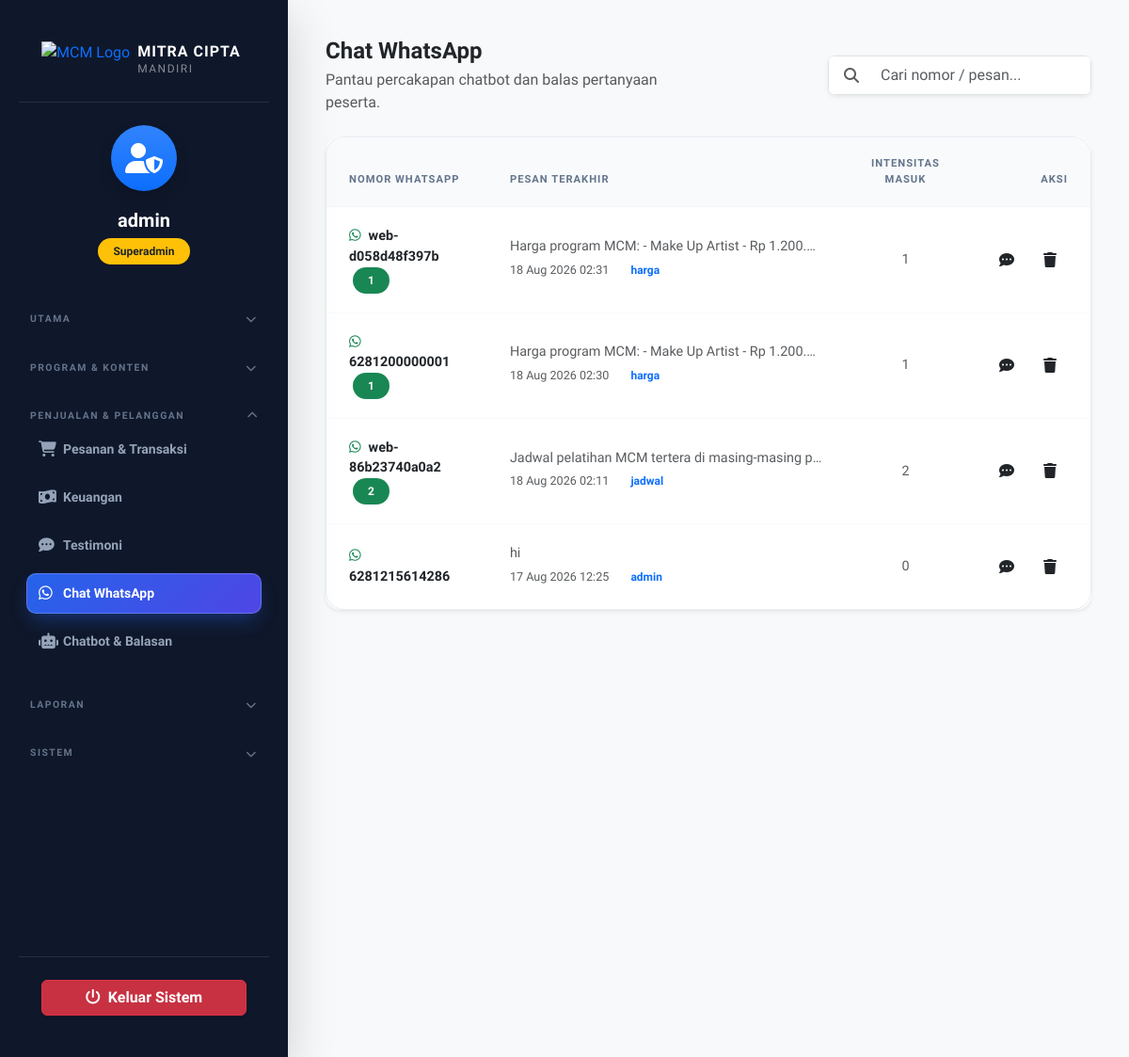
/admin/dashboard.php?page=chat (signed in), run on the app's committed database.
### tables this page shows
CREATE TABLE IF NOT EXISTS `chat_messages` (
  `id` int NOT NULL AUTO_INCREMENT,
  `user_id` int DEFAULT NULL,
  `wa_number` varchar(20) NOT NULL,
  `direction` enum('in','out') NOT NULL DEFAULT 'in',
  `message` text NOT NULL,
  `matched_intent` varchar(50) DEFAULT NULL,
  `created_at` timestamp NOT NULL DEFAULT CURRENT_TIMESTAMP,
  PRIMARY KEY (`id`)
);

### admin/pages/chat.php (the view, shortened to what this page needs)
<?php
$threadNumber = isset($threadNumber) ? $threadNumber : '';
$conversations = [];
$messages = [];
if (empty($threadNumber)) {
    $tmp = [];
    foreach ($chats as $ch) {
        $num = $ch['wa_number'];
        if (!isset($tmp[$num])) {
            $tmp[$num] = ['number' => $num, 'last' => $ch, 'in_count' => 0];
        }
        if ($ch['direction'] === 'in') $tmp[$num]['in_count']++;
    }
    $conversations = array_values($tmp);
} else {
    foreach ($chats as $ch) {
        if ($ch['wa_number'] === $threadNumber) $messages[] = $ch;
    }
    $messages = array_reverse($messages);
}
?>
        <div class="row align-items-center mb-4 g-3" data-aos="fade-down">
            <div class="col-md-6">
                <h2 class="fw-bold mb-1 text-dark">Chat WhatsApp</h2>
                <p class="text-muted mb-0">Pantau percakapan chatbot dan balas pertanyaan peserta.</p>
            </div>
            <div class="col-md-6 text-md-end d-flex justify-content-md-end gap-2 align-items-center flex-wrap">
                <?php if (empty($threadNumber)): ?>
                <div class="input-group shadow-sm rounded-3 overflow-hidden" style="max-width: 280px;">
                    <span class="input-group-text bg-white border-end-0 text-muted ps-3"><i class="fas fa-search"></i></span>
                    <input type="text" id="chatThreadSearch" class="form-control border-start-0 py-2" placeholder="Cari nomor / pesan..." autocomplete="off">
                </div>
                <?php endif; ?>
            </div>
        </div>
        <?php if (empty($threadNumber)): ?>
            <div class="card border-0 shadow-sm rounded-4 overflow-hidden">
                <div class="card-body p-0">
                    <div class="table-responsive">
                        <table class="table align-middle mb-0">
                            <thead class="bg-light">
                                <tr>
                                    <th class="ps-4">Nomor WhatsApp</th>
                                    <th>Pesan Terakhir</th>
                                    <th class="text-center">Intensitas Masuk</th>
                                    <th class="text-end pe-4">Aksi</th>
                                </tr>
                            </thead>
                            <tbody id="conversationTableBody">
                                <?php if (empty($conversations)): ?>
                                    <tr><td colspan="4" class="text-center py-5 text-muted">Belum ada percakapan.</td></tr>
                                <?php else: ?>
                                    <?php foreach ($conversations as $cv): ?>
                                        <tr>
                                            <td class="ps-4">
                                                <div class="fw-bold text-dark">
                                                    <i class="fab fa-whatsapp text-success me-2"></i><?php echo htmlspecialchars($cv['number']); ?>
                                                    <?php if ($cv['in_count'] > 0): ?>
                                                        <span class="badge bg-success rounded-pill ms-1"><?php echo $cv['in_count']; ?></span>
                                                    <?php endif; ?>
                                                </div>
                                            </td>
                                            <td class="text-muted small" style="max-width: 380px;">
                                                <div class="text-truncate"><?php echo htmlspecialchars(mb_strimwidth($cv['last']['message'], 0, 90, '...')); ?></div>
                                                <div class="small text-muted">
                                                    <?php echo date('d M Y H:i', strtotime($cv['last']['created_at'])); ?>
                                                    <?php if ($cv['last']['matched_intent']): ?>
                                                        <span class="badge bg-soft-primary text-primary ms-1"><?php echo htmlspecialchars($cv['last']['matched_intent']); ?></span>
                                                    <?php endif; ?>
                                                </div>
                                            </td>
                                            <td class="text-center text-muted small"><?php echo (int)$cv['in_count']; ?></td>
                                            <td class="text-end pe-4">
                                                <div class="d-inline-flex gap-2">
                                                    <a href="?page=chat&thread=<?php echo urlencode($cv['number']); ?>" class="btn btn-action btn-soft-primary" title="Buka Percakapan"><i class="fas fa-comment-dots"></i></a>
                                                    <button class="btn btn-action btn-soft-danger" title="Hapus Percakapan" onclick="deleteConversation('<?php echo urlencode($cv['number']); ?>')"><i class="fas fa-trash"></i></button>
                                                </div>
                                            </td>
                                        </tr>
                                    <?php endforeach; ?>
                                <?php endif; ?>
                            </tbody>
                        </table>
                    </div>
                </div>
            </div>
        <?php endif; ?>

### admin/includes/styles_head.php (style rules this page uses)
:root { --primary-color: #2563eb; --secondary-color: #3b82f6; --dark-bg: #0f172a; --sidebar-bg: #1e293b; }
html, body { height: auto !important; min-height: 100% !important; overflow-x: hidden !important; overflow-y: auto !important; -webkit-overflow-scrolling: touch; }
body { background-color: #f8fafc; font-family: 'Plus Jakarta Sans', sans-serif; color: #334155; -webkit-tap-highlight-color: transparent; overflow-x: hidden; }

### admin/includes/styles_head_components.php (style rules this page uses)
.main-content h2:not(.stat-number) { font-size: 1.5rem; }
.card { border-radius: 1.25rem; border: 1px solid rgba(226, 232, 240, 0.6); box-shadow: 0 10px 30px -5px rgba(0, 0, 0, 0.04); background: #ffffff; transition: all 0.3s cubic-bezier(0.4, 0, 0.2, 1); }
.table-responsive { border-radius: 1.25rem; border: 1px solid rgba(226, 232, 240, 0.8); background: #fff; }
.table { margin-bottom: 0; }
.table thead th { background: #f8fafc; color: #64748b; font-weight: 700; text-transform: uppercase; font-size: 0.7rem; letter-spacing: 1px; padding: 1.25rem 1.5rem; border-bottom: 1px solid #f1f5f9; }
.table tbody td { padding: 1.25rem 1.5rem; border-bottom: 1px solid #f8fafc; color: #334155; font-size: 0.9rem; }
.table tbody tr:last-child td { border-bottom: none; }
.badge { padding: 0.5rem 1rem; font-weight: 700; border-radius: 50rem; font-size: 0.75rem; }
.btn-action { width: 38px; height: 38px; padding: 0; display: inline-flex; align-items: center; justify-content: center; border-radius: 0.75rem; transition: all 0.2s; }

### data on the page
chat_messages: message "Harga program MCM: - Make Up Artist - Rp 1.200.…", created_at "18 Aug 2026 02:31", matched_intent "harga"
chat_messages: message "Harga program MCM: - Make Up Artist - Rp 1.200.…", created_at "18 Aug 2026 02:30", matched_intent "harga"
chat_messages: message "Jadwal pelatihan MCM tertera di masing-masing p…", created_at "18 Aug 2026 02:11", matched_intent "jadwal"
chat_messages: message "hi", created_at "17 Aug 2026 12:25", matched_intent "admin"

### other printed values
$_SESSION['admin_username'] "admin"
$label "UTAMA PROGRAM & KONTEN PENJUALAN & PELANGGAN LAPORAN SISTEM"
$label "Pesanan & Transaksi Keuangan Testimoni Chat WhatsApp Chatbot & Balasan"
$cv['number'] "web-d058d48f397b"
$cv['in_count'] "1"
$cv['number'] "6281200000001"
$cv['number'] "web-86b23740a0a2"
$cv['in_count'] "2"
$cv['number'] "6281215614286"
$cv['in_count'] "0"
